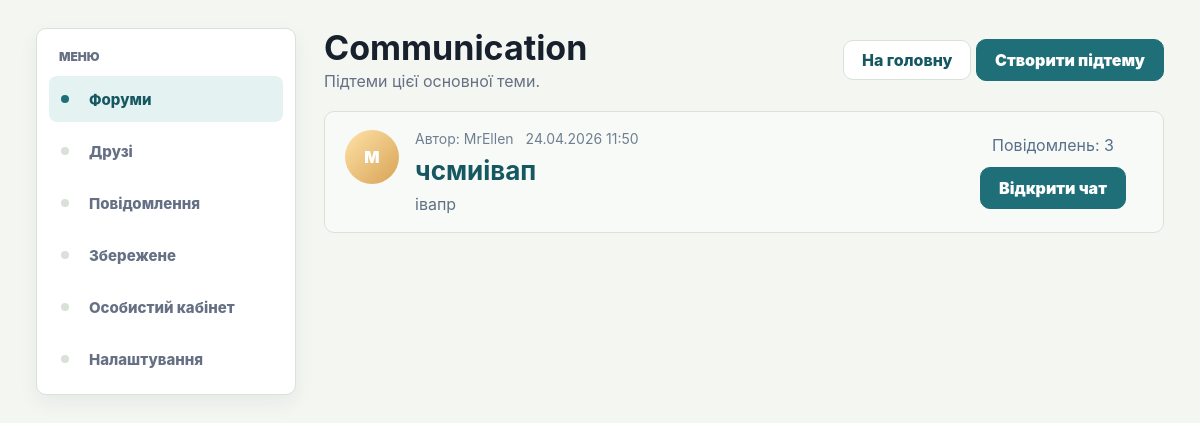
/category/1/ (signed in), run on the app's committed database.
### myapp/models.py (models this page shows, shortened)
class Category(models.Model):
    name = models.CharField(max_length=100, verbose_name="Назва")
    description = models.TextField(blank=True, default="", verbose_name="Опис")
    avatar_file = models.FileField(
        upload_to="forum/category_avatars/",
        blank=True,
        null=True,
        verbose_name="Аватарка основної теми"
    )
    created_at = models.DateTimeField(auto_now_add=True, verbose_name="Створено")
    updated_at = models.DateTimeField(auto_now=True, verbose_name="Оновлено")
    class Meta:
        verbose_name = "Категорія форуму"
        verbose_name_plural = "Категорії форуму"

class Post(models.Model):
    category = models.ForeignKey(
        Category,
        on_delete=models.CASCADE,
        related_name="posts",
        verbose_name="Основна тема"
    )
    author = models.ForeignKey(
        User,
        on_delete=models.SET_NULL,
        null=True,
        blank=True,
        related_name="forum_topics",
        verbose_name="Користувач"
    )
    author_name = models.CharField(max_length=100, default="Користувач", verbose_name="Автор")
    title = models.CharField(max_length=200, verbose_name="Назва підтеми")
    content = models.TextField(verbose_name="Опис підтеми")
    avatar_file = models.FileField(
        upload_to="forum/topic_avatars/",
        blank=True,
        null=True,
        verbose_name="Аватарка підтеми"
    )
    created_at = models.DateTimeField(auto_now_add=True, verbose_name="Створено")
    updated_at = models.DateTimeField(auto_now=True, verbose_name="Оновлено")
    class Meta:
        verbose_name = "Підтема"
        verbose_name_plural = "Підтеми"

### myapp/views.py (the view)
# urls.py: path("category/<int:category_id>/", views.category_posts, name="category_posts"),
def category_posts(request, category_id):
    context = get_base_context(request)
    category = get_object_or_404(Category, id=category_id)
    posts = (
        Post.objects.select_related("category", "author")
        .annotate(comments_total=Count("comments", distinct=True))
        .filter(category=category)
        .order_by("-updated_at", "-created_at")
    )
    context.update(
        {
            "title": category.name,
            "category": category,
            "posts": posts,
            "selected_category_id": category.id,
        }
    )
    return render(request, "myapp/category_posts.html", context)

### myapp/i18n.py (called while the page is built)
def normalize_language(language):
    if language in SUPPORTED_LANGUAGES:
        return language
    return DEFAULT_LANGUAGE

def get_ui_text(language):
    return UI_TEXTS[normalize_language(language)]

### myapp/templates/myapp/category_posts.html (shortened to what this page needs)
{% extends 'myapp/base.html' %}
{% block content %}
<div class="forum-page-header">
    <div class="category-header-with-avatar">
        <div>
            <h1>{{ category.name }}</h1>
            {% if category.description %}
                <p class="page-description">{{ category.description }}</p>
            {% else %}
                <p class="page-description">Підтеми цієї основної теми.</p>
            {% endif %}
        </div>
    </div>
    <div class="header-actions">
        <a href="{% url 'home' %}" class="back-btn">На головну</a>
        {% if user.is_authenticated %}
            <a href="{% url 'create_post' %}?category={{ category.id }}" class="add-topic-btn">
                Створити підтему
            </a>
        {% endif %}
    </div>
</div>
<section class="forum-section">
    <div class="topic-list">
        {% for post in posts %}
            <article class="topic-card">
                <div class="topic-card-main">
                    {% if post.avatar_file %}
                        <img src="{{ post.avatar_file.url }}" alt="{{ post.title }}" class="topic-avatar-img">
                    {% else %}
                        <div class="topic-avatar">
                            {% if post.author %}
                                {{ post.author.username|slice:":1"|upper }}
                            {% else %}
                                {{ post.author_name|slice:":1"|upper }}
                            {% endif %}
                        </div>
                    {% endif %}
                    <div class="topic-body">
                        <div class="topic-meta-top">
                            <span>
                                Автор:
                                {% if post.author %}
                                    {{ post.author.username }}
                                {% else %}
                                    {{ post.author_name }}
                                {% endif %}
                            </span>
                            <span>{{ post.created_at|date:"d.m.Y H:i" }}</span>
                        </div>
                        <h3>
                            <a href="{% url 'post_detail' post.id %}">
                                {{ post.title }}
                            </a>
                        </h3>
                        <p>{{ post.content|truncatechars:170 }}</p>
                    </div>
                </div>
                <div class="topic-card-side">
                    <span>Повідомлень: {{ post.comments_total }}</span>
                    {% if user.is_authenticated %}
                        <a href="{% url 'post_detail' post.id %}" class="open-topic-btn">Відкрити чат</a>
                    {% else %}
                        <a href="{% url 'login_view' %}" class="open-topic-btn">Увійти</a>
                    {% endif %}
                </div>
            </article>
        {% empty %}
            <div class="empty-box">
                У цій основній темі ще немає підтем.
            </div>
        {% endfor %}
    </div>
</section>
{% endblock %}

### data on the page
Category: name "Communication"
Post: author.username "M", author.username "MrEllen", created_at "24.04.2026 11:50", title "чсмиівап", content "івапр", comments_total "3"

### other printed values
{{ ui.menu }} "МЕНЮ"
{{ ui.forums }} "Форуми"
{{ ui.friends }} "Друзі"
{{ ui.messages }} "Повідомлення"
{{ ui.saved }} "Збережене"
{{ ui.profile }} "Особистий кабінет"
{{ ui.settings }} "Налаштування"
